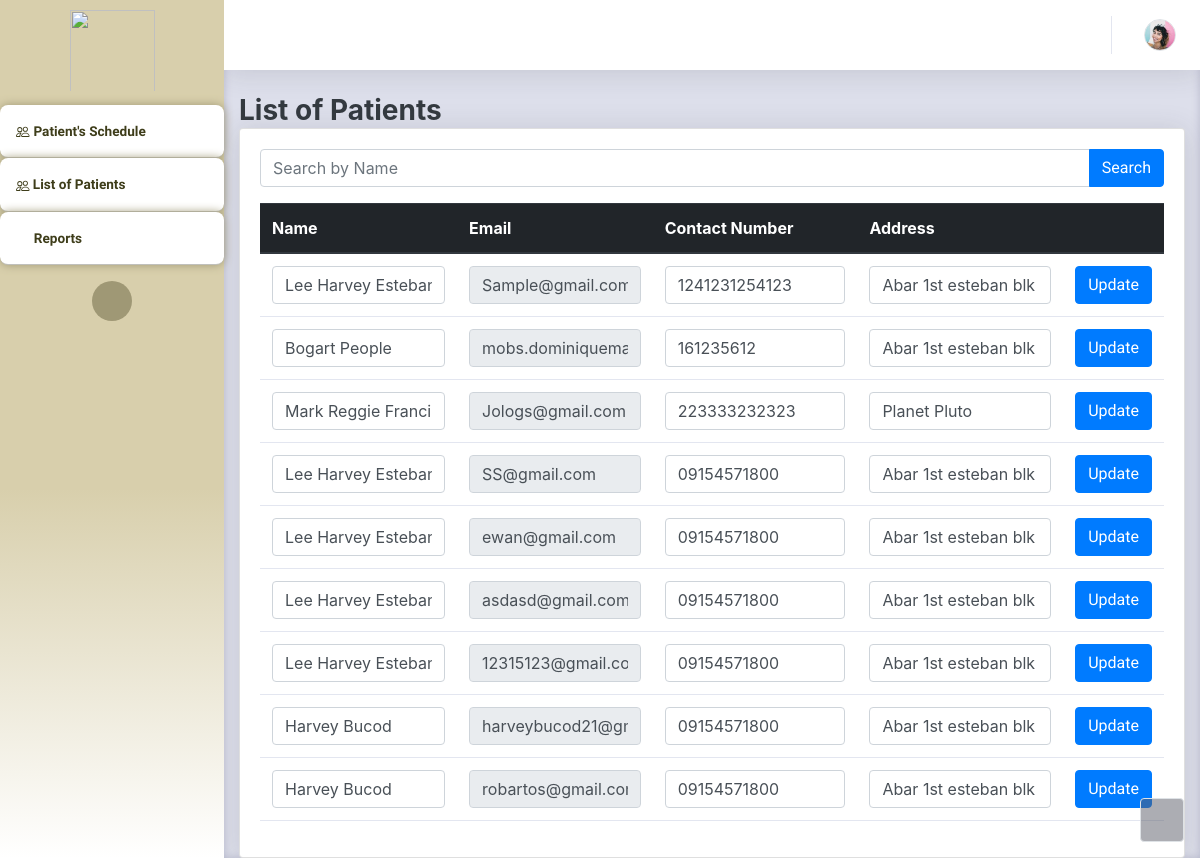
The app's page /Thesis1/Admin/receptionistListofPatients.php, older data.
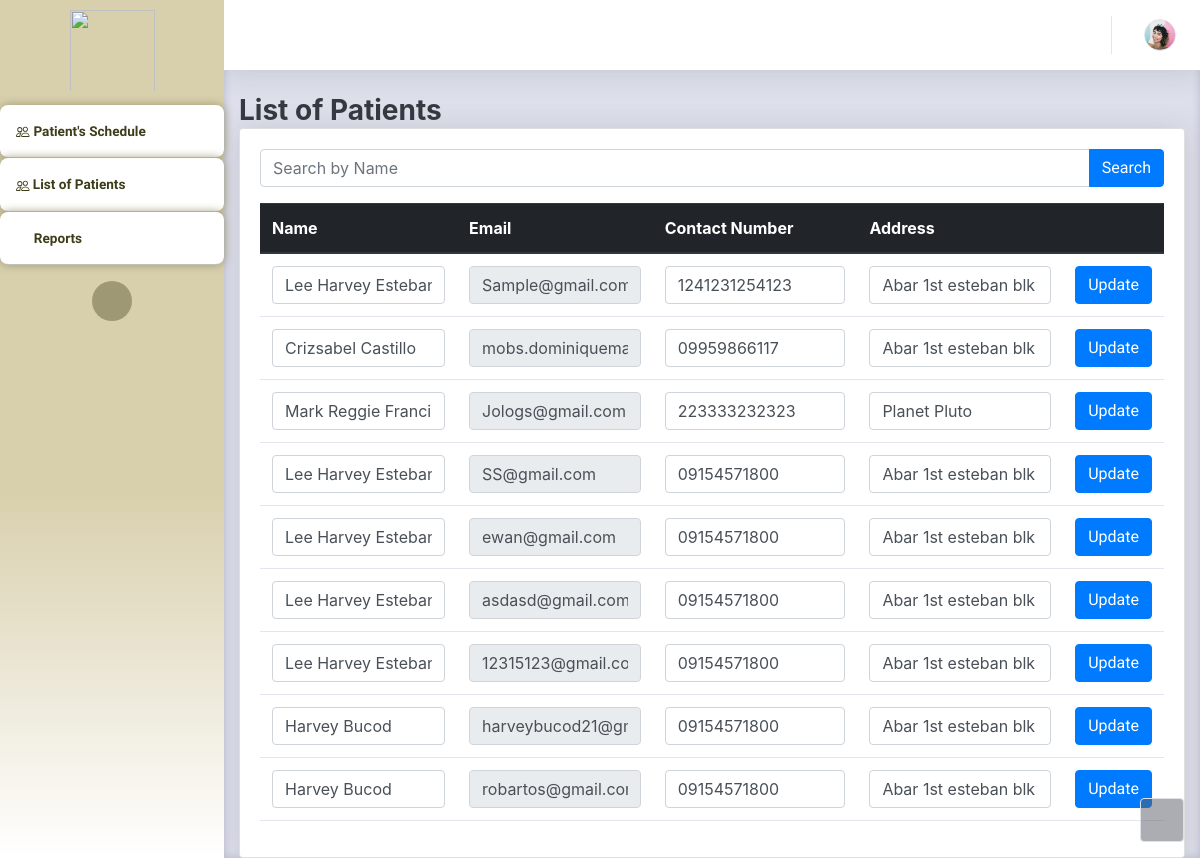
The same page, newer data.
### tables this page shows
CREATE TABLE `patients_user` (
  `userID` int(11) NOT NULL,
  `Email` varchar(255) NOT NULL,
  `Name` varchar(255) NOT NULL,
  `Address` varchar(255) NOT NULL,
  `PhoneNumber` varchar(255) NOT NULL,
  `Password` varchar(55) NOT NULL,
  `Hash` varchar(255) NOT NULL,
  `Access` varchar(25) NOT NULL,
  `Active` int(11) NOT NULL DEFAULT 0,
  `profilePic` varchar(255) NOT NULL,
  `last_activity` timestamp NOT NULL DEFAULT current_timestamp() ON UPDATE current_timestamp(),
  `activation_timestamp` timestamp NOT NULL DEFAULT current_timestamp()
);

### Thesis1/Admin/receptionistListofPatients.php (the view, shortened to what the changed rows need)
<?php
     $con = connection();
?>
<!DOCTYPE html>
<html lang="en">
<head>
    <link rel="stylesheet" href="assets/bootstrap/css/bootstrap.min.css">
    <link rel="stylesheet" href="assets/fonts/fontawesome-all.min.css">
    <link rel="stylesheet" href="assets/fonts/ionicons.min.css">
    <link rel="stylesheet" href="assets/css/aguilaraldo1_section_contact.css">
    <link rel="stylesheet" href="assets/css/Availability---Manage-availability-bookings-appointments_v1.css">
    <link rel="stylesheet" href="assets/css/Basic-Footer.css">
    <link rel="stylesheet" href="assets/css/Black-Navbar.css">
    <link rel="stylesheet" href="assets/css/Block-Responsive-Item-List.css">
    <link rel="stylesheet" href="assets/css/Bootstrap-Calendar.css">
    <link rel="stylesheet" href="assets/css/carousel-circulo.css">
    <link rel="stylesheet" href="assets/css/Carousel-Hero-1.css">
    <link rel="stylesheet" href="assets/css/Carousel-Hero.css">
    <link rel="stylesheet" href="assets/css/Diagonal-div-section.css">
    <link rel="stylesheet" href="assets/css/Feature-Section-MD.css">
    <link rel="stylesheet" href="https://djpsoftwarecdn.azureedge.net/availabilitycss-v1/availability.min.css">
    <link rel="stylesheet" href="assets/css/Login-Form-Basic-icons.css">
    <link rel="stylesheet" href="assets/css/Ultimate-Event-Calendar.css">
    <link rel="stylesheet" href="assets/bootstrap/css/bootstrap.min.css">
    <link rel="stylesheet" href="assets/fonts/fontawesome-all.min.css">
    <link rel="stylesheet" href="assets/fonts/ionicons.min.css">
    <link rel="stylesheet" href="assets/css/aguilaraldo1_section_contact.css">
    <link rel="stylesheet" href="assets/css/Availability---Manage-availability-bookings-appointments_v1.css">
    <link rel="stylesheet" href="assets/css/Basic-Footer.css">
    <link rel="stylesheet" href="assets/css/Black-Navbar.css">
    <link rel="stylesheet" href="assets/css/Block-Responsive-Item-List.css">
    <link rel="stylesheet" href="assets/css/Bootstrap-Calendar.css">
    <link rel="stylesheet" href="assets/css/carousel-circulo.css">
    <link rel="stylesheet" href="assets/css/Carousel-Hero-1.css">
    <link rel="stylesheet" href="assets/css/Carousel-Hero.css">
    <link rel="stylesheet" href="assets/css/Diagonal-div-section.css">
    <link rel="stylesheet" href="assets/css/Feature-Section-MD.css">
    <link rel="stylesheet" href="https://djpsoftwarecdn.azureedge.net/availabilitycss-v1/availability.min.css">
    <link rel="stylesheet" href="assets/css/Login-Form-Basic-icons.css">
    <link rel="stylesheet" href="assets/css/Ultimate-Event-Calendar.css">
    <link rel="stylesheet" href="assets/bootstrap/css/bootstrap.min.css">
    <link rel="stylesheet" href="https://cdn.jsdelivr.net/npm/bootstrap@4.0.0/dist/css/bootstrap.min.css">
    <link rel="stylesheet" href="assets/fonts/fontawesome-all.min.css">
    <link rel="stylesheet" href="assets/css/aguilaraldo1_section_contact.css">
    <link rel="stylesheet" href="assets/css/Basic-Footer.css">
    <link rel="stylesheet" href="assets/css/Black-Navbar.css">
    <link rel="stylesheet" href="assets/css/Block-Responsive-Item-List.css">
    <link rel="stylesheet" href="assets/css/Bootstrap-Calendar.css">
    <link rel="stylesheet" href="assets/css/carousel-circulo.css">
    <link rel="stylesheet" href="assets/css/Carousel-Hero-1.css">
    <link rel="stylesheet" href="assets/css/Carousel-Hero.css">
    <link rel="stylesheet" href="assets/css/Diagonal-div-section.css">
    <link rel="stylesheet" href="assets/css/Feature-Section-MD.css">
    <link rel="stylesheet" href="assets/css/Login-Form-Basic-icons.css">
    <link rel="stylesheet" href="assets/css/Ultimate-Event-Calendar.css">
    <link rel="stylesheet" href="https://cdnjs.cloudflare.com/ajax/libs/fullcalendar/3.4.0/fullcalendar.css" />
  <link rel="stylesheet" href="https://cdnjs.cloudflare.com/ajax/libs/twitter-bootstrap/4.0.0-alpha.6/css/bootstrap.css" />
</head>
<body id="page-top">
    <div id="wrapper">
        <div class="d-flex flex-column" id="content-wrapper">
            <div id="content" style="background: var(--bs-gray-300);color: var(--bs-black);border-color: var(--bs-yellow);box-shadow: inset 0px 0px 9px var(--bs-gray-500);">
            <div class="container-fluid">
                    <div class="card shadow">
                        <div class="card-body">
                            <div class="table-responsive">
                                <table class="table">
                                    <thead class="thead-dark">
                                        <tr>
                                            <th>Name</th>
                                            <th>Email</th>
                                            <th>Contact Number</th>
                                            <th>Address</th>
                                            <th></th>
                                        </tr>
                                    </thead>
                                    <tbody>
                                        <?php
                                        $retrieveQuery = "SELECT `userID`,`Email`, `Name`, `Address`, `PhoneNumber` FROM `patients_user` WHERE Access = 'User'";
                                        $result =  $con -> query($retrieveQuery);
                                        while($row = mysqli_fetch_assoc($result)){
                                            $usDtbID = $row['userID'];
                                            $name = $row['Name'];
                                            $email = $row['Email'];
                                            $number = $row['PhoneNumber'];
                                            $add = $row['Address'];
                                            echo '<tr>
                                            <td class="hidden-column">' . $usDtbID . '</td>
                                            <td>
                                                <form method="post" action="receptionistListofPatients.php?UsernameID=' . $usDtbID . '">
                                                    <input class="form-control" type="text" value="' . $name . '" name="updateName">
                                            </td>
                                            <td><input class="form-control" readonly type="text" value="' . $email . '"></td>
                                            <td><input class="form-control" type="text" value="' . $number . '" name="updateNumber"></td>
                                            <td><input class="form-control" type="text" value="' . $add . '" name="updateAddress"></td>
                                            <td>
                                                <button type="submit" class="btn btn-primary">Update</button>
                                                </form>
                                            </td>
                                        </tr>';
                                        }
                                    ?>
                                    </tbody>
                                </table>
                            </div>
                        </div>
                    </div>
        </div><a class="border rounded d-inline scroll-to-top" href="#page-top"><i class="fas fa-angle-up"></i></a>
    </div>
</body>
</html>

Row changes from the older to the newer data that the page shows:
changed patients_user "mobs.dominiquemartinez@gmail.com": updateName "Bogart People" → "Crizsabel Castillo"; updateNumber "161235612" → "09959866117"
